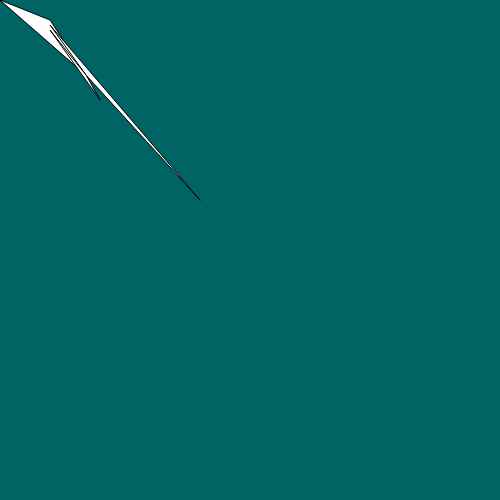
Frame 1 (no input)
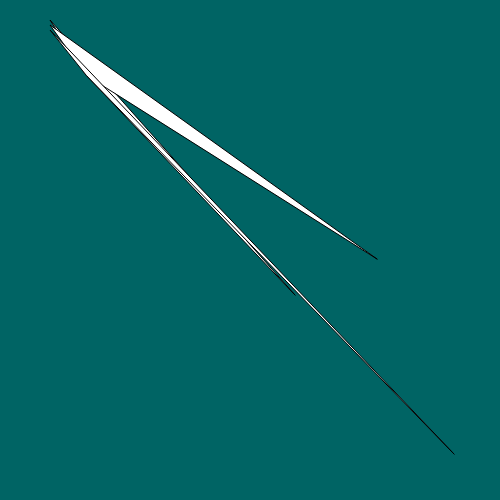
Frame 60 (no input)
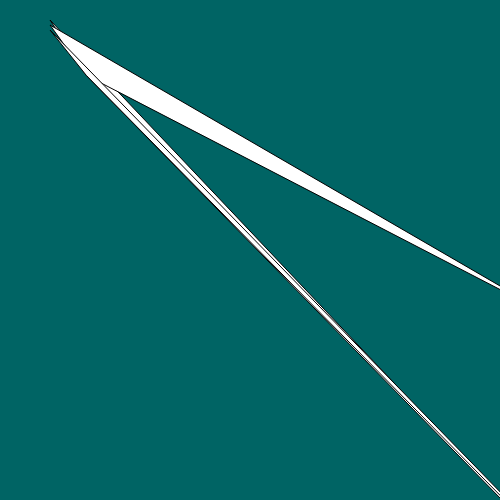
Frame 120 (the mouse pressed at the canvas centre since frame 60)

The p5.js sketch that drew these frames (run headless with seeded random() and noise() and a simulated clock; from frame 60 on, the mouse is pressed at the canvas centre):

// p5.js sketch
// ── sketch.js

let xpos = 0;
let ypos = 0;

let xpos2 = 200;
let ypos2 = 200;

let xpos3 = 100;
let ypos3 = 100;

 function setup() {
  createCanvas(500,500);

  angleMode(DEGREES);
}

function draw() {
  background(0,100,100)
  triangle(xpos,ypos,50,20,86,75);
  xpos = xpos + 5;
  ypos = ypos + 5;

  triangle(xpos2,ypos2,50,25,86,75);
  xpos2 = xpos2 + 3;
  ypos2 = ypos2 + 1;

  triangle(xpos3,ypos3,50,30,86,75);
  xpos3 = xpos3 + 6;
  ypos3 = ypos3 + 6;
}
